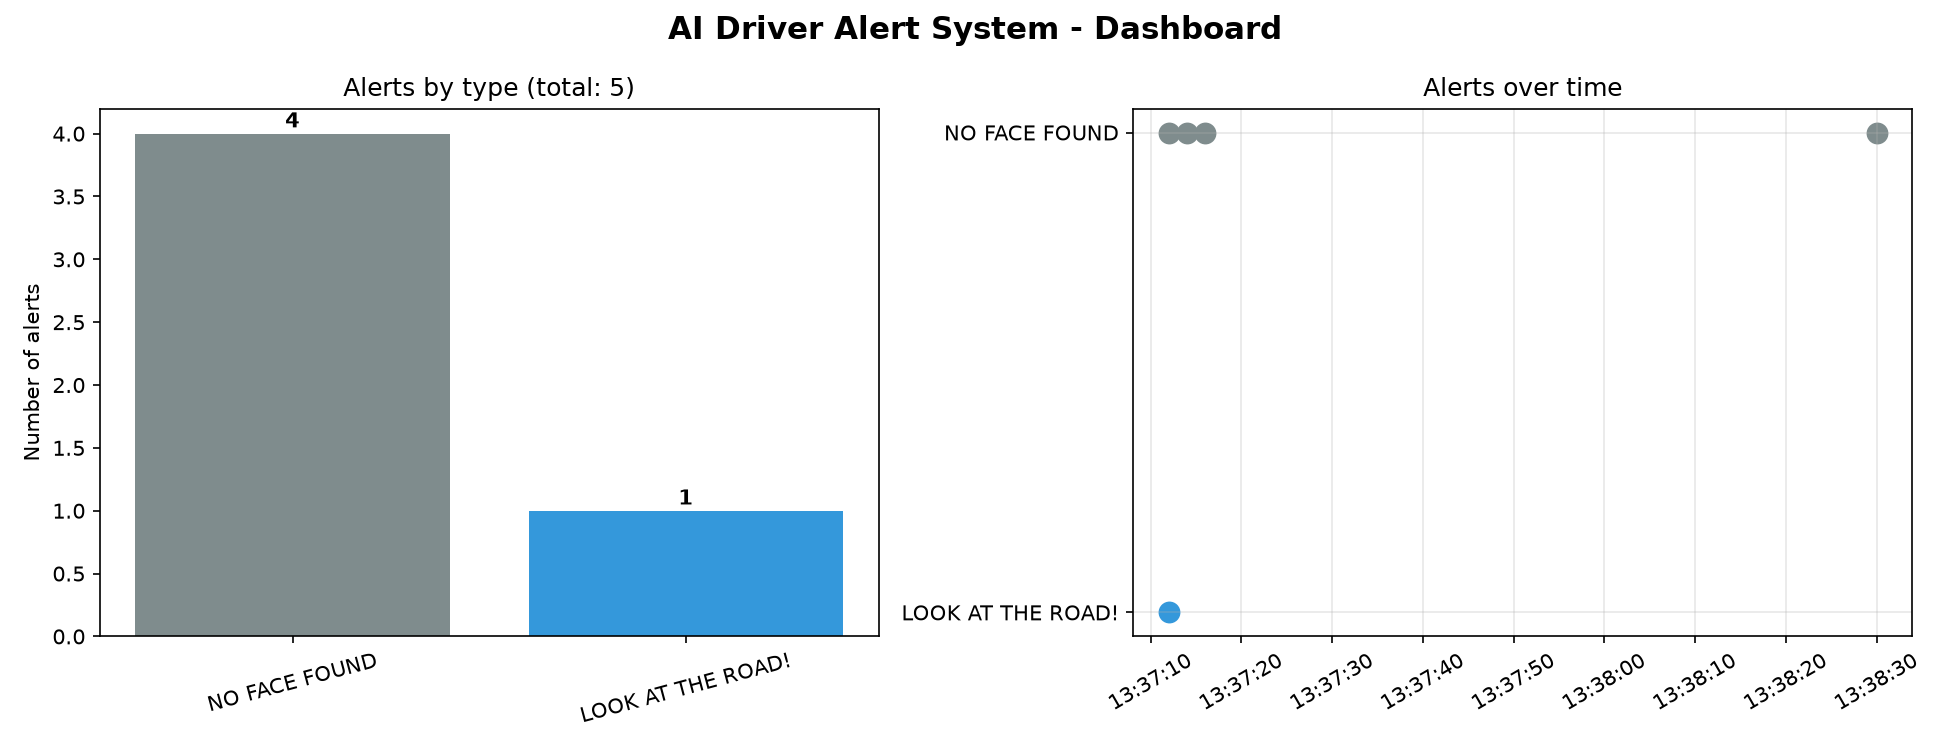

The Python source for this figure:
import os
import pandas as pd
import matplotlib.pyplot as plt

LOG_FILE = "alerts_log.csv"

if not os.path.exists(LOG_FILE):
    print("alerts_log.csv not found. Run step8.py and trigger some alerts first.")
    raise SystemExit

df = pd.read_csv(LOG_FILE)
if df.empty:
    print("The log is empty. Trigger some alerts first.")
    raise SystemExit

df["time"] = pd.to_datetime(df["time"])

colors = {
    "DROWSY!": "#e74c3c",
    "YAWNING!": "#f39c12",
    "LOOK AT THE ROAD!": "#3498db",
    "NO FACE FOUND": "#7f8c8d",
}

fig, (ax1, ax2) = plt.subplots(1, 2, figsize=(13, 5))
fig.suptitle("AI Driver Alert System - Dashboard", fontsize=15, fontweight="bold")

# Chart 1: alerts by type
counts = df["alert"].value_counts()
ax1.bar(counts.index, counts.values,
        color=[colors.get(a, "#95a5a6") for a in counts.index])
ax1.set_title(f"Alerts by type (total: {len(df)})")
ax1.set_ylabel("Number of alerts")
ax1.tick_params(axis="x", rotation=15)
for i, v in enumerate(counts.values):
    ax1.text(i, v + 0.05, str(v), ha="center", fontweight="bold")

# Chart 2: alerts over time
for alert, group in df.groupby("alert"):
    ax2.scatter(group["time"], [alert] * len(group), s=90,
                color=colors.get(alert, "#95a5a6"))
ax2.set_title("Alerts over time")
ax2.tick_params(axis="x", rotation=30)
ax2.grid(alpha=0.3)

plt.tight_layout()
plt.savefig("dashboard.png", dpi=150)   # saved image for your README / LinkedIn
print("Saved dashboard.png")
plt.show()
